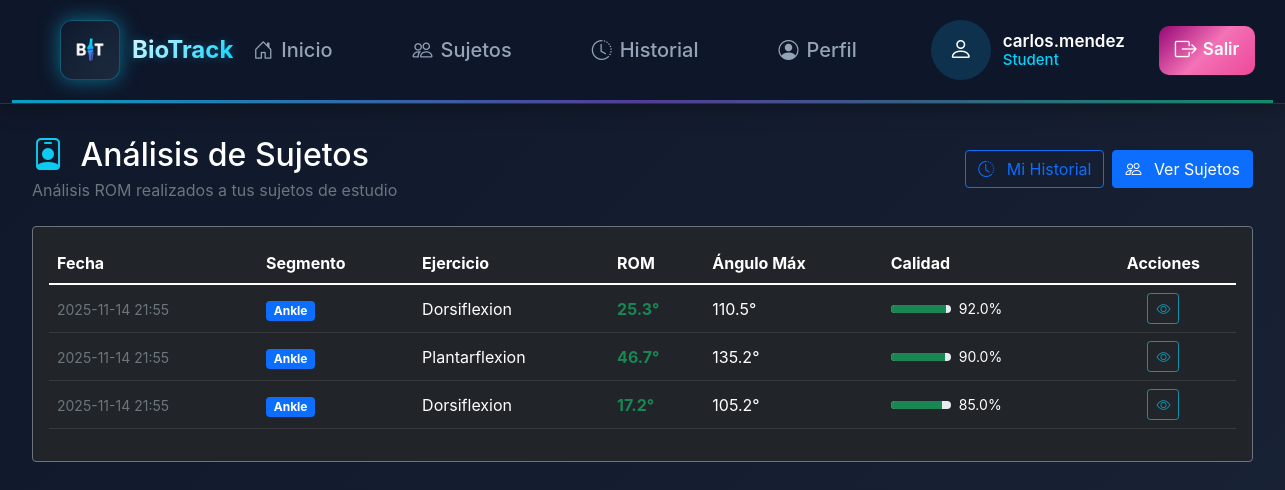
The app's page /sessions (signed in), older data.
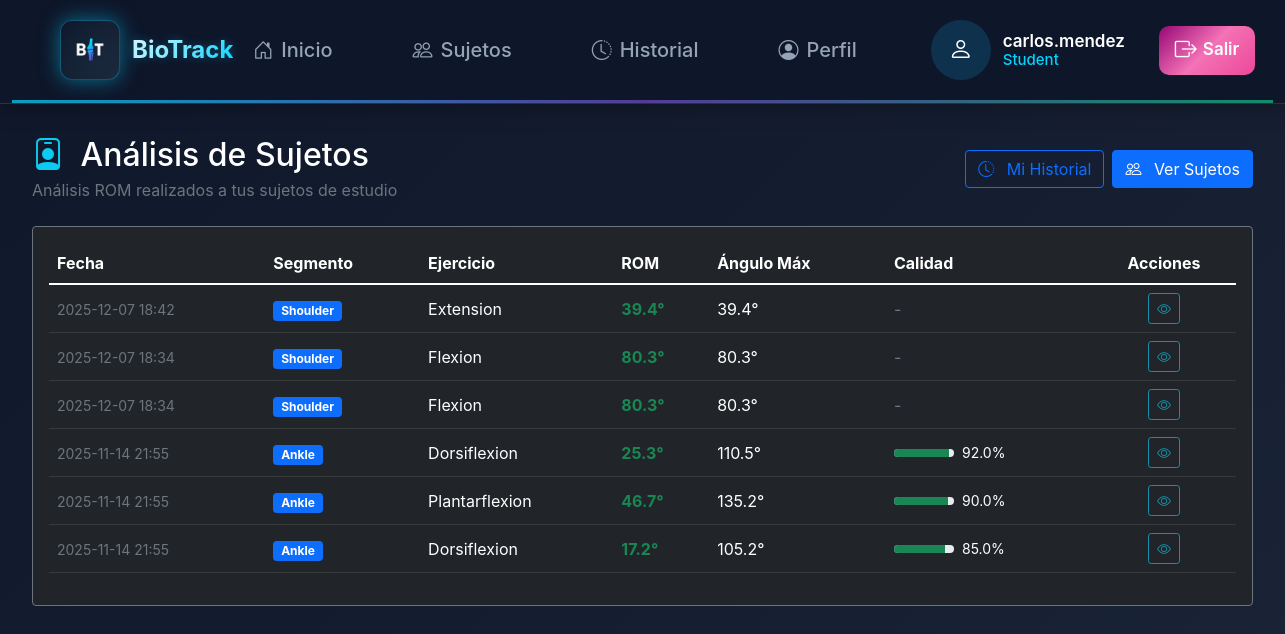
The same page, newer data.
### database/database_manager.py (models this page shows, shortened)
class User(Base):
    __tablename__ = 'user'
    id = Column(Integer, primary_key=True, autoincrement=True)
    username = Column(String(80), unique=True, nullable=False)
    password_hash = Column(String(255), nullable=False)
    full_name = Column(String(150), nullable=False)
    email = Column(String(120), unique=True, nullable=False)
    role = Column(String(20), nullable=False, default='student')
    student_id = Column(String(50))
    program = Column(String(100))
    semester = Column(Integer)
    height = Column(Float)  # Altura en cm (necesaria para cálculos)
    is_active = Column(Boolean, nullable=False, default=True)
    created_by = Column(Integer, ForeignKey('user.id'))
    created_at = Column(DateTime, nullable=False, default=datetime.utcnow)
    last_login = Column(DateTime)
    subjects = relationship('Subject', back_populates='creator', foreign_keys='Subject.created_by')
    rom_sessions = relationship('ROMSession', back_populates='user', foreign_keys='ROMSession.user_id')
    system_logs = relationship('SystemLog', back_populates='user', foreign_keys='SystemLog.user_id')
    __table_args__ = (
        CheckConstraint("role IN ('admin', 'student')", name='check_role'),
        CheckConstraint("is_active IN (0, 1)", name='check_is_active'),
        CheckConstraint("semester IS NULL OR (semester >= 1 AND semester <= 12)", name='check_semester'),
        CheckConstraint("height IS NULL OR (height >= 50 AND height <= 250)", name='check_height'),
    )

class ROMSession(Base):
    __tablename__ = 'rom_session'
    id = Column(Integer, primary_key=True, autoincrement=True)
    subject_id = Column(Integer, ForeignKey('subject.id'), nullable=False)
    user_id = Column(Integer, ForeignKey('user.id'), nullable=False)
    segment = Column(String(50), nullable=False)
    exercise_type = Column(String(50), nullable=False)
    camera_view = Column(String(20))
    side = Column(String(20))
    max_angle = Column(Float)
    min_angle = Column(Float)
    rom_value = Column(Float)
    repetitions = Column(Integer, default=0)
    duration = Column(Float)
    quality_score = Column(Float)
    notes = Column(Text)
    video_path = Column(String(500))
    created_at = Column(DateTime, nullable=False, default=datetime.utcnow)
    subject = relationship('Subject', back_populates='rom_sessions')
    user = relationship('User', back_populates='rom_sessions', foreign_keys=[user_id])
    angle_measurements = relationship('AngleMeasurement', back_populates='session', cascade='all, delete-orphan')
    __table_args__ = (
        CheckConstraint("segment IN ('ankle', 'knee', 'hip', 'shoulder', 'elbow')", name='check_segment'),
        CheckConstraint("camera_view IN ('lateral', 'frontal', 'posterior') OR camera_view IS NULL", name='check_camera_view'),
        CheckConstraint("side IN ('left', 'right', 'bilateral') OR side IS NULL", name='check_side'),
        CheckConstraint("max_angle IS NULL OR (max_angle >= 0 AND max_angle <= 360)", name='check_max_angle'),
        CheckConstraint("min_angle IS NULL OR (min_angle >= 0 AND min_angle <= 360)", name='check_min_angle'),
        CheckConstraint("rom_value IS NULL OR (rom_value >= 0 AND rom_value <= 360)", name='check_rom_value'),
        CheckConstraint("quality_score IS NULL OR (quality_score >= 0 AND quality_score <= 100)", name='check_quality_score'),
    )
    def to_dict(self) -> dict:
        return {
            'id': self.id,
            'subject_id': self.subject_id,
            'user_id': self.user_id,
            'segment': self.segment,
            'exercise_type': self.exercise_type,
            'camera_view': self.camera_view,
            'side': self.side,
            'max_angle': self.max_angle,
            'min_angle': self.min_angle,
            'rom_value': self.rom_value,
            'repetitions': self.repetitions,
            'duration': self.duration,
            'quality_score': self.quality_score,
            'notes': self.notes,
            'created_at': self.created_at.isoformat() if self.created_at else None
        }

### app/routes/main.py (the view)
@main_bp.route('/sessions')
@login_required
def sessions():
    db_manager = current_app.config.get('DB_MANAGER')
    user_id = session.get('user_id')
    sessions_list = db_manager.get_sessions_by_user(user_id)
    return render_template('history/list.html', sessions=sessions_list)

### app/templates/history/list.html (shortened to what this page needs)
{% extends "base.html" %}
{% block content %}
<div class="fade-in">
    <div class="row mb-4">
        <div class="col-12">
            <div class="d-flex justify-content-between align-items-center flex-wrap gap-3">
                <div>
                    <h2 class="mb-1">
                        <i class="bi bi-person-badge text-info me-2"></i>
                        Análisis de Sujetos
                    </h2>
                    <p class="text-muted mb-0">Análisis ROM realizados a tus sujetos de estudio</p>
                </div>
                <div class="d-flex gap-2">
                    <a href="{{ url_for('main.history') }}" class="btn btn-outline-primary">
                        <i class="bi bi-clock-history me-2"></i>
                        Mi Historial
                    </a>
                    <a href="{{ url_for('main.subjects') }}" class="btn btn-primary">
                        <i class="bi bi-people me-2"></i>
                        Ver Sujetos
                    </a>
                </div>
            </div>
        </div>
    </div>
    <div class="row">
        <div class="col-12">
            <div class="card bg-dark border-secondary">
                <div class="card-body">
                    {% if sessions and sessions|length > 0 %}
                    <div class="table-responsive">
                        <table class="table table-dark table-hover align-middle">
                            <thead>
                                <tr>
                                    <th scope="col">Fecha</th>
                                    <th scope="col">Segmento</th>
                                    <th scope="col">Ejercicio</th>
                                    <th scope="col">ROM</th>
                                    <th scope="col">Ángulo Máx</th>
                                    <th scope="col">Calidad</th>
                                    <th scope="col" class="text-center">Acciones</th>
                                </tr>
                            </thead>
                            <tbody>
                                {% for session in sessions %}
                                <tr>
                                    <td>
                                        <small class="text-muted">
                                            {% if session.created_at %}
                                                {{ session.created_at[:16].replace('T', ' ') }}
                                            {% else %}
                                                -
                                            {% endif %}
                                        </small>
                                    </td>
                                    <td>
                                        <span class="badge bg-primary">{{ session.segment|title }}</span>
                                    </td>
                                    <td>
                                        {{ session.exercise_type|replace('_', ' ')|title }}
                                    </td>
                                    <td>
                                        {% if session.rom_value %}
                                            <strong class="text-success">{{ session.rom_value|round(1) }}°</strong>
                                        {% else %}
                                            <span class="text-muted">-</span>
                                        {% endif %}
                                    </td>
                                    <td>
                                        {% if session.max_angle %}
                                            {{ session.max_angle|round(1) }}°
                                        {% else %}
                                            <span class="text-muted">-</span>
                                        {% endif %}
                                    </td>
                                    <td>
                                        {% if session.quality_score %}
                                            {% set quality = session.quality_score %}
                                            <div class="d-flex align-items-center gap-2">
                                                <div class="progress" style="width: 60px; height: 8px;">
                                                    <div class="progress-bar
                                                        {% if quality >= 80 %}bg-success
                                                        {% elif quality >= 60 %}bg-warning
                                                        {% else %}bg-danger{% endif %}"
                                                        style="width: {{ quality }}%">
                                                    </div>
                                                </div>
                                                <small>{{ quality|round(0) }}%</small>
                                            </div>
                                        {% else %}
                                            <span class="text-muted">-</span>
                                        {% endif %}
                                    </td>
                                    <td class="text-center">
                                        <button class="btn btn-sm btn-outline-info" disabled title="Ver detalles (próximamente)">
                                            <i class="bi bi-eye"></i>
                                        </button>
                                    </td>
                                </tr>
                                {% endfor %}
                            </tbody>
                        </table>
                    </div>
                    {% endif %}
                </div>
            </div>
        </div>
    </div>
</div>
{% endblock %}

### app/templates/base.html (shortened to what this page needs)
<!DOCTYPE html>
<html lang="es">
<head>
    <link href="https://cdn.jsdelivr.net/npm/bootstrap@5.1.3/dist/css/bootstrap.min.css" rel="stylesheet">
    <link href="https://cdn.jsdelivr.net/npm/bootstrap-icons@1.8.1/font/bootstrap-icons.css" rel="stylesheet">
    <link href="{{ url_for('static', filename='css/biomech_styles.css') }}" rel="stylesheet">
    <link href="{{ url_for('static', filename='css/responsive_fixes.css') }}?v=1.2" rel="stylesheet">
</head>
<body class="biomech-gradient">
    <nav class="biotrack-navbar-enhanced">
        <div class="container-fluid">
            <div class="navbar-content-enhanced">
                <div class="navbar-brand-enhanced">
                    <div class="brand-icon-enhanced">
                        <img src="{{ url_for('static', filename='images/logo2.png') }}"
                             alt="BioTrack Logo"
                             class="brand-logo-img"
                             onerror="this.style.display='none'; this.nextElementSibling.style.display='flex';">
                    </div>
                    <span class="brand-text-enhanced">BioTrack</span>
                </div>
                <div class="navbar-menu-enhanced">
                    <a href="{{ url_for('main.dashboard') }}" class="nav-link-enhanced {% if request.endpoint == 'main.dashboard' %}active{% endif %}">
                        <i class="bi bi-house-door"></i>
                        <span>Inicio</span>
                    </a>
                    <a href="{{ url_for('main.subjects') }}" class="nav-link-enhanced {% if request.endpoint and 'subjects' in request.endpoint %}active{% endif %}">
                        <i class="bi bi-people"></i>
                        <span>Sujetos</span>
                    </a>
                    <a href="{{ url_for('main.history') }}" class="nav-link-enhanced {% if request.endpoint == 'main.history' %}active{% endif %}">
                        <i class="bi bi-clock-history"></i>
                        <span>Historial</span>
                    </a>
                    <a href="{{ url_for('main.profile') }}" class="nav-link-enhanced {% if request.endpoint == 'main.profile' %}active{% endif %}">
                        <i class="bi bi-person-circle"></i>
                        <span>Perfil</span>
                    </a>
                </div>
                <div class="navbar-user-enhanced">
                    <div class="user-info-enhanced">
                        <div class="user-avatar-enhanced" id="userAvatar" title="Click para cambiar foto de perfil">
                            {% if session.profile_image %}
                                <img src="{{ url_for('static', filename=session.profile_image) }}" alt="Foto de perfil">
                            {% else %}
                                <i class="bi bi-person"></i>
                            {% endif %}
                        </div>
                        <div class="user-details-enhanced">
                            <div class="user-name-enhanced">{{ session.username|default('Usuario') }}</div>
                            <div class="user-role-enhanced">{{ session.role|default('Estudiante')|title }}</div>
                        </div>
                    </div>
                    <a href="{{ url_for('auth.logout') }}" class="logout-btn-enhanced">
                        <i class="bi bi-box-arrow-right"></i>
                        <span>Salir</span>
                    </a>
                </div>
            </div>
            <div class="navbar-border-enhanced">
                <div class="animated-border-enhanced"></div>
            </div>
        </div>
    </nav>
    <main class="main-content-enhanced">
        {% block content %}{% endblock %}
    </main>
</body>
</html>

Row changes from the older to the newer data that the page shows:
added ROMSession: created_at "2025-12-07 18:42", segment "Shoulder", exercise_type "Extension", rom_value "39.4", max_angle "39.4"
added ROMSession: created_at "2025-12-07 18:34", segment "Shoulder", exercise_type "Flexion", rom_value "80.3", max_angle "80.3"
added ROMSession: created_at "2025-12-07 18:34", segment "Shoulder", exercise_type "Flexion", rom_value "80.3", max_angle "80.3"
